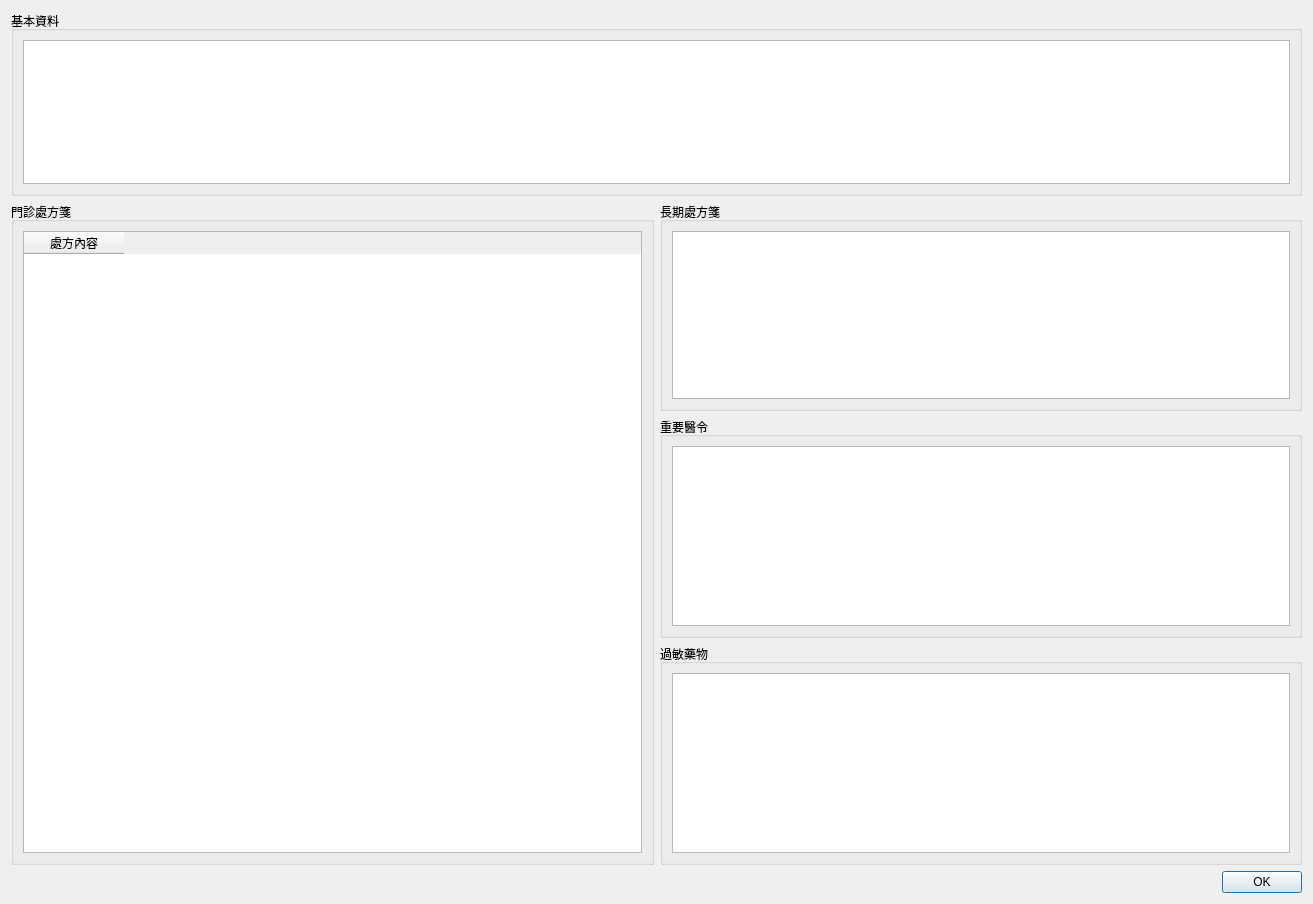
<?xml version="1.0" encoding="UTF-8"?>
<ui version="4.0">
 <class>Dialog_ic_card_record</class>
 <widget class="QDialog" name="Dialog_ic_card_record">
  <property name="geometry">
   <rect>
    <x>0</x>
    <y>0</y>
    <width>1313</width>
    <height>904</height>
   </rect>
  </property>
  <property name="sizePolicy">
   <sizepolicy hsizetype="Preferred" vsizetype="Preferred">
    <horstretch>0</horstretch>
    <verstretch>0</verstretch>
   </sizepolicy>
  </property>
  <property name="windowTitle">
   <string>健保IC卡處方內容</string>
  </property>
  <layout class="QVBoxLayout" name="verticalLayout">
   <item>
    <widget class="QGroupBox" name="groupBox_5">
     <property name="title">
      <string>基本資料</string>
     </property>
     <layout class="QVBoxLayout" name="verticalLayout_8">
      <item>
       <widget class="QTextEdit" name="textEdit_patient">
        <property name="readOnly">
         <bool>true</bool>
        </property>
       </widget>
      </item>
     </layout>
    </widget>
   </item>
   <item>
    <layout class="QHBoxLayout" name="horizontalLayout">
     <item>
      <widget class="QGroupBox" name="groupBox">
       <property name="title">
        <string>門診處方箋</string>
       </property>
       <layout class="QVBoxLayout" name="verticalLayout_4">
        <item>
         <widget class="QTableWidget" name="tableWidget_prescript_data">
          <column>
           <property name="text">
            <string>處方內容</string>
           </property>
          </column>
         </widget>
        </item>
       </layout>
      </widget>
     </item>
     <item>
      <layout class="QVBoxLayout" name="verticalLayout_2">
       <item>
        <widget class="QGroupBox" name="groupBox_3">
         <property name="title">
          <string>長期處方箋</string>
         </property>
         <layout class="QVBoxLayout" name="verticalLayout_5">
          <item>
           <widget class="QTableWidget" name="tableWidget_2"/>
          </item>
         </layout>
        </widget>
       </item>
       <item>
        <layout class="QVBoxLayout" name="verticalLayout_3">
         <item>
          <widget class="QGroupBox" name="groupBox_4">
           <property name="title">
            <string>重要醫令</string>
           </property>
           <layout class="QVBoxLayout" name="verticalLayout_6">
            <item>
             <widget class="QTableWidget" name="tableWidget_3"/>
            </item>
           </layout>
          </widget>
         </item>
         <item>
          <widget class="QGroupBox" name="groupBox_2">
           <property name="title">
            <string>過敏藥物</string>
           </property>
           <layout class="QVBoxLayout" name="verticalLayout_7">
            <item>
             <widget class="QTableWidget" name="tableWidget_4"/>
            </item>
           </layout>
          </widget>
         </item>
        </layout>
       </item>
      </layout>
     </item>
    </layout>
   </item>
   <item>
    <widget class="QDialogButtonBox" name="buttonBox">
     <property name="standardButtons">
      <set>QDialogButtonBox::Ok</set>
     </property>
    </widget>
   </item>
  </layout>
 </widget>
 <resources/>
 <connections/>
</ui>
